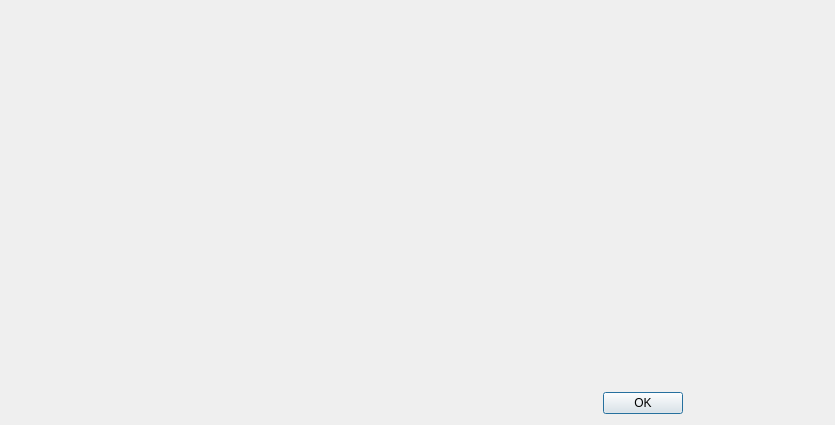
<?xml version="1.0" encoding="UTF-8"?>
<ui version="4.0">
 <class>DialogDieHexViewer</class>
 <widget class="QDialog" name="DialogDieHexViewer">
  <property name="geometry">
   <rect>
    <x>0</x>
    <y>0</y>
    <width>835</width>
    <height>425</height>
   </rect>
  </property>
  <property name="windowTitle">
   <string>Scripts</string>
  </property>
  <widget class="QWidget" name="">
   <property name="geometry">
    <rect>
     <x>560</x>
     <y>390</y>
     <width>123</width>
     <height>26</height>
    </rect>
   </property>
   <layout class="QHBoxLayout" name="horizontalLayout">
    <item>
     <spacer name="horizontalSpacer">
      <property name="orientation">
       <enum>Qt::Horizontal</enum>
      </property>
      <property name="sizeHint" stdset="0">
       <size>
        <width>40</width>
        <height>20</height>
       </size>
      </property>
     </spacer>
    </item>
    <item>
     <widget class="QPushButton" name="pushButtonOK">
      <property name="text">
       <string>OK</string>
      </property>
     </widget>
    </item>
   </layout>
  </widget>
 </widget>
 <resources/>
 <connections/>
</ui>
